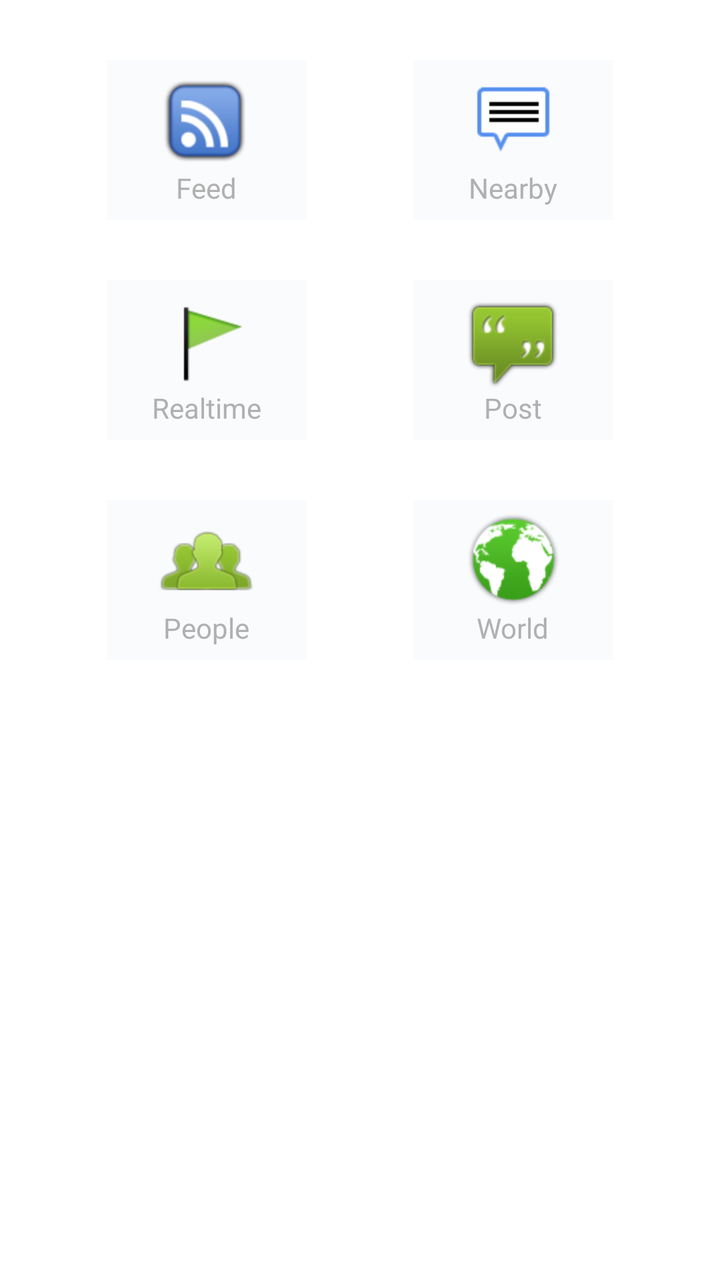
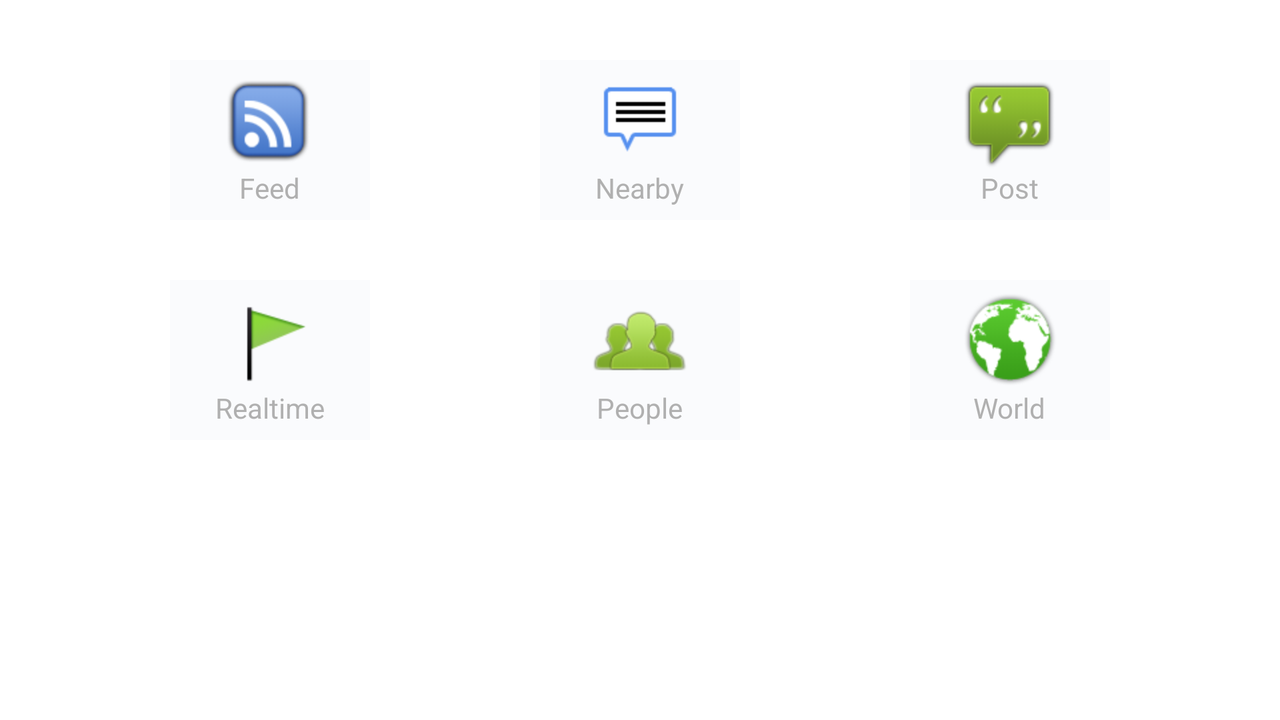

One screen, two layout resources from the same app: the default and the repository's alternative for another configuration. Each is rendered where Android would select it; the XML of both is given below.
<!-- AndroidManifest.xml: fallback theme Theme.MaterialComponents.DayNight.NoActionBar -->
<!-- res/layout/welcome_screen.xml -->
<?xml version="1.0" encoding="utf-8"?>
<ScrollView xmlns:android="http://schemas.android.com/apk/res/android"
            android:layout_width="fill_parent"
            android:layout_height="fill_parent">
    <LinearLayout android:layout_width="fill_parent"
                  android:layout_height="wrap_content"
                  android:orientation="vertical">

        

        <LinearLayout android:layout_width="fill_parent"
                      android:layout_height="wrap_content"
                      android:orientation="horizontal">
            <View style="@style/welcome_screen_root_spring"/>
            <LinearLayout android:id="@+id/feed_button"
                          android:onClick="displayFeed"
                          style="@style/welcome_button_style">
                <ImageView android:src="@drawable/main_screen_feed"
                           style="@style/welcome_screen_image_style"/>
                <TextView android:text="@string/welcome_screen_button_feed"
                          style="@style/welcome_screen_description_name_style"/>
            </LinearLayout>
            <View style="@style/welcome_screen_root_spring"/>
            <LinearLayout android:id="@+id/nearby_button"
                          android:onClick="nearbyClicked"
                          style="@style/welcome_button_style">
                <ImageView android:src="@drawable/main_screen_nearby"
                           style="@style/welcome_screen_image_style"/>
                <TextView android:text="@string/welcome_screen_button_nearby"
                          style="@style/welcome_screen_description_name_style"/>
            </LinearLayout>
            <View style="@style/welcome_screen_root_spring"/>
        </LinearLayout>
        <LinearLayout android:layout_width="fill_parent"
                      android:layout_height="wrap_content"
                      android:orientation="horizontal">
            <View style="@style/welcome_screen_root_spring"/>
            <LinearLayout android:id="@+id/watchlist_button"
                          android:onClick="watchlistClicked"
                          style="@style/welcome_button_style">
                <ImageView android:src="@drawable/main_screen_flagged"
                           style="@style/welcome_screen_image_style"/>
                <TextView android:text="@string/welcome_screen_button_watchlist"
                          style="@style/welcome_screen_description_name_style"/>
            </LinearLayout>
            <View style="@style/welcome_screen_root_spring"/>
            <LinearLayout android:id="@+id/post_button"
                          android:onClick="postNewMessage"
                          style="@style/welcome_button_style">
                <ImageView android:src="@drawable/main_screen_post"
                           style="@style/welcome_screen_image_style"/>
                <TextView android:text="@string/welcome_screen_button_post"
                          style="@style/welcome_screen_description_name_style"/>
            </LinearLayout>
            <View style="@style/welcome_screen_root_spring"/>
        </LinearLayout>
        <LinearLayout android:layout_width="fill_parent"
                      android:layout_height="wrap_content"
                      android:orientation="horizontal">
            <View style="@style/welcome_screen_root_spring"/>
            <LinearLayout android:id="@+id/search_user_button"
                          android:onClick="searchUserClicked"
                          style="@style/welcome_button_style">
                <ImageView android:src="@drawable/main_screen_people"
                           style="@style/welcome_screen_image_style"/>
                <TextView android:text="@string/welcome_screen_button_user_search"
                          style="@style/welcome_screen_description_name_style"/>
            </LinearLayout>
            <View style="@style/welcome_screen_root_spring"/>
            <LinearLayout android:id="@+id/debug_map_button"
                          android:onClick="debugMapClicked"
                          style="@style/welcome_button_style">
                <ImageView android:src="@drawable/main_screen_map"
                           style="@style/welcome_screen_image_style"/>
                <TextView android:text="@string/welcome_screen_button_map"
                          style="@style/welcome_screen_description_name_style"/>
            </LinearLayout>
            <View style="@style/welcome_screen_root_spring"/>
        </LinearLayout>

        <LinearLayout android:id="@+id/no_account_wrapper_view"
                      android:layout_width="fill_parent"
                      android:layout_height="wrap_content"
                      android:orientation="vertical"
                      android:visibility="gone">
            <TextView android:id="@+id/no_account_help_text_view"
                      android:layout_width="fill_parent"
                      android:layout_height="wrap_content"
                      android:textSize="16sp"
                      android:text="@string/no_account_help"/>
            <Button android:id="@+id/no_account_settings_shortcut_button"
                    android:layout_width="wrap_content"
                    android:layout_height="wrap_content"
                    android:layout_gravity="center_horizontal"
                    android:text="@string/no_account_settings_button_text"
                    android:onClick="openSettings"/>
        </LinearLayout>
    </LinearLayout>
</ScrollView>
<!-- resources referenced by this layout -->
<resources>
  <!-- drawable main_screen_feed: png bitmap (drawable-hdpi, 6288 bytes) -->
  <!-- drawable main_screen_flagged: png bitmap (drawable-hdpi, 4360 bytes) -->
  <!-- drawable main_screen_map: png bitmap (drawable-hdpi, 7442 bytes) -->
  <!-- drawable main_screen_nearby: png bitmap (drawable-hdpi, 3383 bytes) -->
  <!-- drawable main_screen_people: png bitmap (drawable-hdpi, 6287 bytes) -->
  <!-- drawable main_screen_post: png bitmap (drawable-hdpi, 6127 bytes) -->
  <string name="no_account_help">Before you can use this application, you must first authenticate your buzz account.
          This is done by going into the settings screen and following the on-screen instructions.
      </string>
  <string name="no_account_settings_button_text">Open Settings</string>
  <string name="welcome_screen_button_feed">Feed</string>
  <string name="welcome_screen_button_map">World</string>
  <string name="welcome_screen_button_nearby">Nearby</string>
  <string name="welcome_screen_button_post">Post</string>
  <string name="welcome_screen_button_user_search">People</string>
  <string name="welcome_screen_button_watchlist">Realtime</string>
  <style name="welcome_button_style">
          <item name="android:layout_width">@dimen/welcome_button_width</item>
          <item name="android:layout_height">@dimen/welcome_button_height</item>
          <item name="android:orientation">vertical</item>
          <item name="android:background">@drawable/welcome_button_cols</item>
          <item name="android:layout_marginTop">30dp</item>
          <item name="android:gravity">center</item>
          <item name="android:focusable">true</item>
      </style>
  <style name="welcome_screen_description_name_style">
          <item name="android:layout_width">wrap_content</item>
          <item name="android:layout_height">wrap_content</item>
          <item name="android:textColor">#ffb0b0b0</item>
          <item name="android:textSize">14sp</item>
      </style>
  <style name="welcome_screen_image_style">
          <item name="android:layout_width">wrap_content</item>
          <item name="android:layout_height">wrap_content</item>
      </style>
  <style name="welcome_screen_root_spring">
          <item name="android:layout_width">0dp</item>
          <item name="android:layout_height">fill_parent</item>
          <item name="android:layout_weight">1</item>
      </style>
  <dimen name="welcome_button_width">100dp</dimen>
  <dimen name="welcome_button_height">80dp</dimen>
  <!-- drawable welcome_button_cols (drawable) -->
  <?xml version="1.0" encoding="utf-8"?>
  <selector xmlns:android="http://schemas.android.com/apk/res/android">
      <item android:state_focused="true" android:state_pressed="true" android:drawable="@color/welcome_button_background_pressed"/>
      <item android:state_focused="false" android:state_pressed="true" android:drawable="@color/welcome_button_background_pressed"/>
      <item android:state_focused="true" android:state_pressed="false" android:drawable="@color/welcome_button_background_selected"/>
      <item android:state_focused="false" android:state_pressed="false" android:drawable="@color/welcome_button_background_normal"/>
  </selector>
  <color name="welcome_button_background_pressed">#80ffffff</color>
  <color name="welcome_button_background_selected">#ffff8200</color>
  <color name="welcome_button_background_normal">#30e3e8f1</color>
</resources>
<!-- res/layout-land/welcome_screen.xml (the repository's variant of the layout above) -->
<!-- drawn on the phone turned sideways -->
<?xml version="1.0" encoding="utf-8"?>
<ScrollView xmlns:android="http://schemas.android.com/apk/res/android"
            android:layout_width="fill_parent"
            android:layout_height="fill_parent">
    <LinearLayout android:layout_width="fill_parent"
                  android:layout_height="wrap_content"
                  android:orientation="vertical">

        

        <LinearLayout android:layout_width="fill_parent"
                      android:layout_height="wrap_content"
                      android:orientation="horizontal">
            <View style="@style/welcome_screen_root_spring"/>
            <LinearLayout android:id="@+id/feed_button"
                          android:onClick="displayFeed"
                          style="@style/welcome_button_style">
                <ImageView android:src="@drawable/main_screen_feed"
                           style="@style/welcome_screen_image_style"/>
                <TextView android:text="@string/welcome_screen_button_feed"
                          style="@style/welcome_screen_description_name_style"/>
            </LinearLayout>
            <View style="@style/welcome_screen_root_spring"/>
            <LinearLayout android:id="@+id/nearby_button"
                          android:onClick="nearbyClicked"
                          style="@style/welcome_button_style">
                <ImageView android:src="@drawable/main_screen_nearby"
                           style="@style/welcome_screen_image_style"/>
                <TextView android:text="@string/welcome_screen_button_nearby"
                          style="@style/welcome_screen_description_name_style"/>
            </LinearLayout>
            <View style="@style/welcome_screen_root_spring"/>
            <LinearLayout android:id="@+id/post_button"
                          android:onClick="postNewMessage"
                          style="@style/welcome_button_style">
                <ImageView android:src="@drawable/main_screen_post"
                           style="@style/welcome_screen_image_style"/>
                <TextView android:text="@string/welcome_screen_button_post"
                          style="@style/welcome_screen_description_name_style"/>
            </LinearLayout>
            <View style="@style/welcome_screen_root_spring"/>
        </LinearLayout>
        <LinearLayout android:layout_width="fill_parent"
                      android:layout_height="wrap_content"
                      android:orientation="horizontal">
            <View style="@style/welcome_screen_root_spring"/>
            <LinearLayout android:id="@+id/watchlist_button"
                          android:onClick="watchlistClicked"
                          style="@style/welcome_button_style">
                <ImageView android:src="@drawable/main_screen_flagged"
                           style="@style/welcome_screen_image_style"/>
                <TextView android:text="@string/welcome_screen_button_watchlist"
                          style="@style/welcome_screen_description_name_style"/>
            </LinearLayout>
            <View style="@style/welcome_screen_root_spring"/>
            <LinearLayout android:id="@+id/search_user_button"
                          android:onClick="searchUserClicked"
                          style="@style/welcome_button_style">
                <ImageView android:src="@drawable/main_screen_people"
                           style="@style/welcome_screen_image_style"/>
                <TextView android:text="@string/welcome_screen_button_user_search"
                          style="@style/welcome_screen_description_name_style"/>
            </LinearLayout>
            <View style="@style/welcome_screen_root_spring"/>
            <LinearLayout android:id="@+id/debug_map_button"
                          android:onClick="debugMapClicked"
                          style="@style/welcome_button_style">
                <ImageView android:src="@drawable/main_screen_map"
                           style="@style/welcome_screen_image_style"/>
                <TextView android:text="@string/welcome_screen_button_map"
                          style="@style/welcome_screen_description_name_style"/>
            </LinearLayout>
            <View style="@style/welcome_screen_root_spring"/>
        </LinearLayout>

        <LinearLayout android:id="@+id/no_account_wrapper_view"
                      android:layout_width="fill_parent"
                      android:layout_height="wrap_content"
                      android:orientation="vertical"
                      android:visibility="gone">
            <TextView android:id="@+id/no_account_help_text_view"
                      android:layout_width="fill_parent"
                      android:layout_height="wrap_content"
                      android:textSize="16sp"
                      android:text="@string/no_account_help"/>
            <Button android:id="@+id/no_account_settings_shortcut_button"
                    android:layout_width="wrap_content"
                    android:layout_height="wrap_content"
                    android:layout_gravity="center_horizontal"
                    android:text="@string/no_account_settings_button_text"
                    android:onClick="openSettings"/>
        </LinearLayout>
    </LinearLayout>
</ScrollView>
